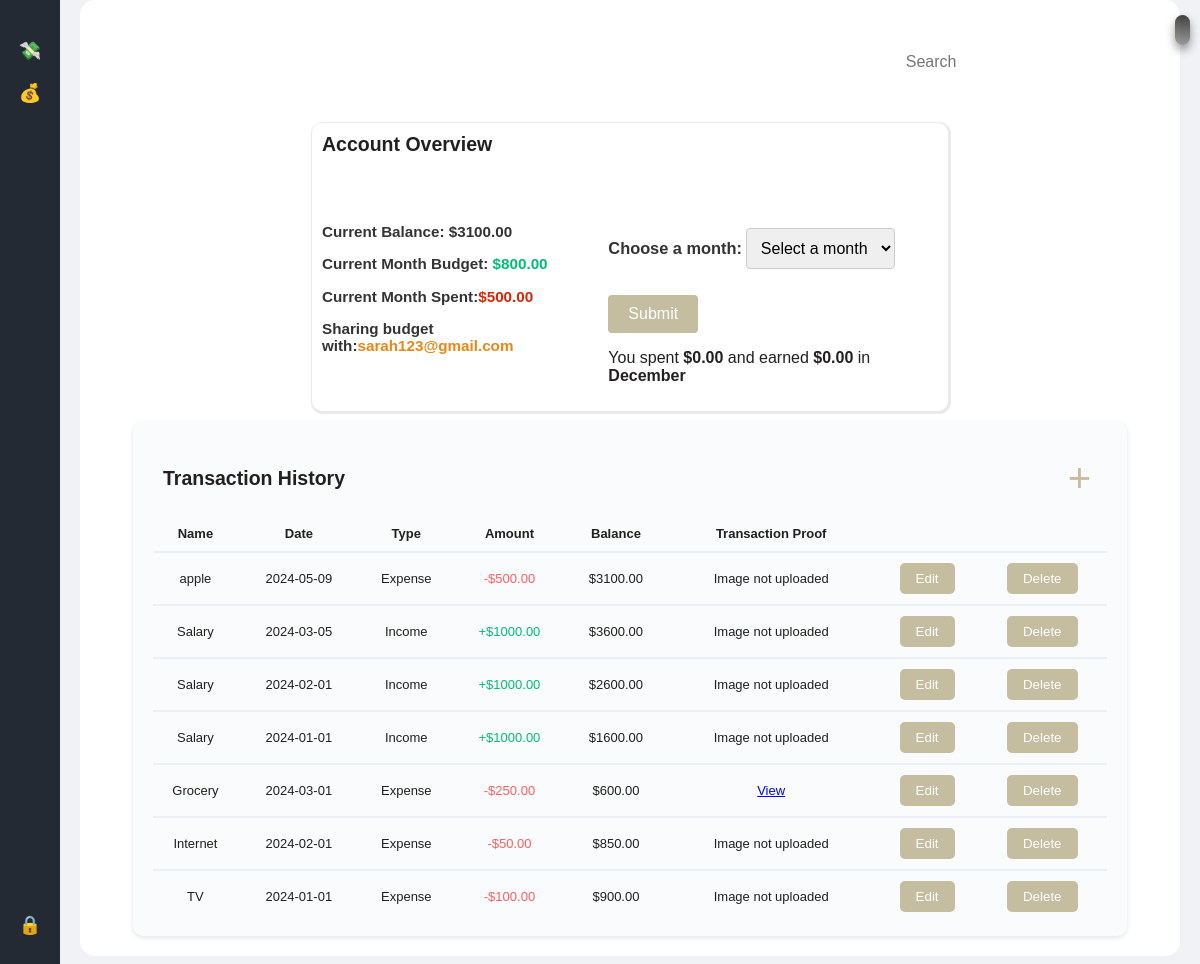
Screenshot of /expenses (signed in) with the database file from the repository.
### models.py (models this page shows, shortened)
class Customers(db.Model):
    cid = Column(Integer, primary_key=True)
    email = Column(String(255), nullable=False)
    first_name = Column(String(255), nullable=False)
    last_name = Column(String(255), nullable=False)
    password = Column(String(256), nullable=False)
    expenses = relationship("Expenses", back_populates="customer")
    shares_1 = relationship("Shares", foreign_keys="Shares.joint_id_1")
    shares_2 = relationship("Shares", foreign_keys="Shares.joint_id_2")
    balance = Column(Float, default=0)
    budget = Column(Float, default=0)
    joint = Column(String(255), default=None)
    spent = Column(Float, default=0)

class Expenses(db.Model):
    eid = Column(Integer, primary_key=True)
    name = Column(String(255), nullable=False)
    amount = Column(Integer, nullable=False)
    date = Column(String(255), nullable=False)
    transaction_category = Column(String(255), nullable=False, default='N/A')
    customer_id = Column(Integer, ForeignKey("customers.cid", ondelete="CASCADE"), nullable=False)
    receipt_image_path = Column(String(255), nullable=True)
    customer = relationship("Customers", back_populates="expenses")

### main.py (the view)
@app.route("/expenses", methods=['GET'])
def expense_homepage():
    if 'cid' not in session:
        return redirect(url_for('login'))
    cid = session['cid']
    customer = get_customer_by_cid(cid)
    balance = customer.balance
    budget = customer.budget
    search = request.args.get("search", None)
    month_str=request.args.get("month", None)
    print(month_str)
    if search:
        data = get_expense_data(cid, search)
    elif month_str:
        data = get_expenses_by_cid_and_month(cid, month_str)
    else:
        data = get_expense_data(cid,None)
    processed_data = process_expense_data(data, balance)
    bal_data = get_expenses_by_cid(cid)
    current_month = datetime.today().month
    current_month_str = convert_month(current_month)
    expenses_current_month = get_expenses_by_cid_and_month(cid, current_month_str)
    current_month_spent = update_current_month_spent_expense(cid, current_month_str)
    balance = balance_update(balance, bal_data)[0]
    update_spent(customer, current_month_spent)
    budget = customer.budget
    current_month_spent=get_current_month_spent(cid)
    update_spent(customer, current_month_spent)
    update_balance(cid,balance)
    month_spent = session.get('month_spent', 0)
    month_earned = session.get('month_earned', 0)
    month = session.get('month_int', 0)
    value = budget-current_month_spent
    return render_template("expense.html", value=value, transactions=processed_data, month_spent=month_spent, spent=current_month_spent, balance=balance, joint=customer.joint, budget=budget, search=search, month=month, month_earned=month_earned)

### main.py (called while the page is built)
def get_customer_by_cid(cid):
    return db.session.execute(db.select(Customers).where(Customers.cid == cid)).scalar() or None

def get_expenses_by_cid(cid):
    return db.session.execute(db.select(Expenses).filter(Expenses.customer_id == cid)) or None

def get_expenses_by_cid_and_month(cid, month_str):
    return db.session.execute(db.select(Expenses).filter(Expenses.customer_id == cid).filter(Expenses.date.like('%'+'-'+month_str+'-'+'%'))) or None

def get_expense_data(cid, search):
    if search is not None:
        return get_expenses_by_cid_and_search(cid, search)
    else:
        return get_expenses_by_cid(cid)

def balance_update(balance, bal_data):
    total_spent = 0
    for i in bal_data.scalars():
        if i.transaction_category == "expense":
            balance -= i.amount
            total_spent += i.amount
        elif i.transaction_category == "income":
            balance += i.amount
    return [balance, total_spent]

def update_spent(customer, spent):
    customer.spent = spent
    db.session.add(customer)
    db.session.commit()

def convert_month(month):
    if month % 10 == month:
        month_str = '0'+str(month)
    else:
        month_str = str(month)
    return month_str

def update_current_month_spent(cid, current_month_str):
    print(cid, current_month_str)
    x = get_expenses_by_cid_and_month(cid, current_month_str)
    current_month_spent = 0
    for i in x.scalars():
        if i.transaction_category == "expense":
            current_month_spent += i.amount
        else:
            current_month_spent -= i.amount
    return current_month_spent

def get_current_month_spent(cid):
    current_month = datetime.today().month
    current_month_str = convert_month(current_month)
    expenses_current_month = get_expenses_by_cid_and_month(
        cid, current_month_str)
    current_month_spent = update_current_month_spent(cid, current_month_str)
    return current_month_spent

def update_balance(cid,balance):
    bal_data = get_expenses_by_cid(cid)
    for i in bal_data.scalars():
        balance -= i.amount

def update_current_month_spent_expense(cid, current_month_str):
    x = get_expenses_by_cid_and_month(cid, current_month_str)
    current_month_spent = 0
    for i in x.scalars():
        if i.transaction_category == "expense":
            current_month_spent += i.amount
    return current_month_spent

### templates/expense.html (shortened to what this page needs)
{% extends "base.html" %}
{% block content %}
<link rel="stylesheet" href="../static/expense.css" />
<div class="main-content">
  <header>
    <form action="{{ url_for('submit_form') }}" method="post">
      <input class="search-bar" type="search" placeholder="Search" name="search" />
    </form>
    <div>
    </div>
  </header>
  <div class="content">
    <section class="overview-section">
      <h2>Account Overview</h2>
      <div class="container">
        <div class="basic_info">
          <h3>Current Balance: ${{ '%.2f' % balance }}</h3>
          <h3>
            Current Month Budget: <span style="color: #00bc77">${{'%.2f' % budget }}</span>
          </h3>
          <h3>
            Current Month Spent:<span style="color: rgb(213, 40, 9)"
              >${{ '%.2f' % spent }}</span
            >
          </h3>
          <h3>
            Sharing budget with:<span style="color: rgb(233, 134, 20)"
              >{{ joint }}</span
            >
          </h3>
        </div>
        <div class="specific_info">
          {% set
          months=['January','Feburary','March','April','May','June','July','August','September','October','November','December']
          %}
          <form method="POST" action="{{ url_for('accept_month') }}">
            <h3 style="display: inline-block;"><label for="months">Choose a month:</h3>
            <select name="months" id="months">
              <option value="" disabled selected hidden >Select a month</option>
            </select>
            <input type="submit" value="Submit" />
          </form>
          <p>
            You spent <strong>${{ '%.2f' % month_spent }}</strong> and earned <strong> ${{ '%.2f' % month_earned }} </strong>in<strong>
              {{months[month-1]}}</strong
            >
          </p>
        </div>
      </div>
    </section>
    <section class="history-section">
      <div class="top">
        <h2>Transaction History</h2>
        <button class="add_button" title="Add Transaction" onclick="openModal()">+</button>
      </div>
      <div class="scrollable-history">
        <table class="table">
          <tr class="expense_items">
            <th>Name</th>
            <th>Date</th>
            <th>Type</th>
            <th>Amount</th>
            <th>Balance</th>
            <th>Transaction Proof</th>
            <th></th>
            <th></th>
          </tr>
        <tbody>
          {% for transaction in transactions %}
          <tr class="expense_items">
            <td>{{ transaction['name'] }}</td>
            <td>{{ transaction['date'] }}</td>
            <td>
              {% if transaction['transaction_category'] == 'income' %} Income
              {% else %} Expense {% endif %}
            </td>
            <td>
              {% if transaction['transaction_category'] == 'income' %}
                <span class="plus">+${{ '%.2f' % transaction['amount'] }}</span>
              {% else %}
                <span class="minus">-${{ '%.2f' % transaction['amount'] }}</span>
              {% endif %}
            </td>
            <td class="balanceremaining">
              {% if transaction['balance'] > 0 %} ${{ '%.2f' % transaction['balance'] }}
              {% else %} -${{ '%.2f' % transaction['balance'] }} {% endif %}
            </td>
            <td>
              {% if transaction['receipt_image_path'] %}
                  {% set receipt_image_filename = transaction['receipt_image_path'].replace('\\', '/').split('/')[-1] %}
                  <a href="{{ url_for('static', filename='receipt_images/' + receipt_image_filename) }}" target="_blank" class="btn btn-primary">View</a>
              {% else %}
                  Image not uploaded
              {% endif %}
            </td>
            <td>
              <form>
                <button type="button" class="edit_button" onclick="openEditModal('{{ transaction['id'] }}')">Edit</button>
              </form>
            </td>
            <td>
              <form method="POST" action="{{ url_for('expense_delete', id=transaction['id']) }}">
                <button type="submit" class="delete_button">Delete</button>
              </form>
            </td>
          </tr>
          {% endfor %}
        </table>
      </div>
    </section>
  </div>
</div>
{% endblock %}

### static/base.css (style rules this page uses)
body { font-family: 'Arial', sans-serif; margin: 0; padding: 0; background-color: #f0f2f5; }
.main-content { flex: 1; padding: 20px; background-color: #fff; border-radius: 15px; margin: 20px; }
header { display: flex; justify-content: space-between; align-items: center; margin-bottom: 20px; }
header input[type="search"] { border: none; padding: 10px; border-radius: 5px; }

### static/expense.css (style rules this page uses)
:root { --light-bg-color: rgb(216, 197, 197); --dark-bg-color: rgb(37, 33, 33); --light-text-color: rgb(34, 31, 31); --dark-text-color: rgb(230, 217, 217); }
body { color: var(--light-text-color); font-family: 'Arial', sans-serif; margin: 0; padding: 0; }
header { color: white; padding: 5px; text-align: center; }
.main-content { align-items: center; justify-content: center; font-size: small; margin-top: 0%; font-size: small; overflow-y: scroll; }
.top { display: flex; justify-content: space-between; align-items: center; padding: 10px; background-color: #f9fbfc; border-radius: 10px; }
.container { width: 100%; display: flex; align-items: flex-start; justify-content: space-evenly; }
.content { display: flex; flex-direction: column; align-items: center; justify-content: center; font-size: small; width: 100%; }
.overview-section { font-size: small; height: 30%; width: 60%; background-color: white; border-radius: 10px; box-shadow: 1px 1px 1px 2px rgba(36, 35, 35, 0.1); margin-top: 0px; }
.overview-section h2 { margin: 10px; }
.history-section { margin-top: 10px; width: 90%; border-radius: 10px; box-shadow: 0 2px 5px rgba(0, 0, 0, 0.1); }
label, label:after { transition: 0s }
header { display: flex; justify-content: flex-end; }
p { font-size:medium; }
.search-bar { width: 80%; padding: 10px; margin: 10px 10px 10px 10px; border-radius: 10px; border: 1px solid black; font-size: 16px; }
.scrollable-history { overflow-y: scroll; height: 400px; width: 100%; }
.delete_button, .edit_button { color: white; border: none; padding: 8px 16px; border-radius: 5px; cursor: pointer; background-color:#C5BDA0; }
.basic_info, .specific_info { padding: 10px; box-sizing: border-box; }
.basic_info { margin-top: 0%; }
.specific_info { margin-top: 15px; font-size: 14px; }
body { font-family: Arial, sans-serif; }
h3 { color: #333; }
label { display: block; margin-bottom: 10px; }
select { padding: 10px; font-size: 16px; border: 1px solid #ccc; border-radius: 4px; }
input[type="submit"] { margin-top: 10px; padding: 10px 20px; font-size: 16px; background-color: #C5BDA0; color: white; border: none; border-radius: 4px; cursor: pointer; }
.chart-section, .history-section { grid-column: span 2; background-color: #f9fbfc; padding: 20px; border-radius: 10px; }
.minus { color: #ff5e5e; }
.plus { color: #00bc77; }
.table { width: 100%; border-collapse: collapse; text-align: center; padding: 10px 0; }
.table th { padding: 10px 0; border-bottom: 2px solid #ebf0f7; }
.table td { padding: 10px 0; border-bottom: 2px solid #ebf0f7; }
.add_button { font-size: 40px; color: #C5BDA0; border: none; cursor: pointer; background-color: #f9fbfc; }

### rows the page displays
Customers: budget "800.00", joint "sarah123@gmail.com"
Expenses: transaction_category "Expense", amount "500.00", balance "3100.00", shows "Image not uploaded"
Expenses: transaction_category "Income", amount "1000.00", balance "3600.00", shows "Image not uploaded"
Expenses: transaction_category "Income", amount "1000.00", balance "2600.00", shows "Image not uploaded"
Expenses: transaction_category "Income", amount "1000.00", balance "1600.00", shows "Image not uploaded"
Expenses: transaction_category "Expense", amount "250.00", balance "600.00"
Expenses: transaction_category "Expense", amount "50.00", balance "850.00", shows "Image not uploaded"

### other values shown
{{ '%.2f' % balance }} "3100.00"
{{ '%.2f' % spent }} "500.00"
{{ '%.2f' % month_spent }} "0.00"
{{ '%.2f' % month_earned }} "0.00"
{{ months[month-1] }} "December"
{{ '%.2f' % transaction['amount'] }} "100.00"
{{ '%.2f' % transaction['balance'] }} "900.00"
